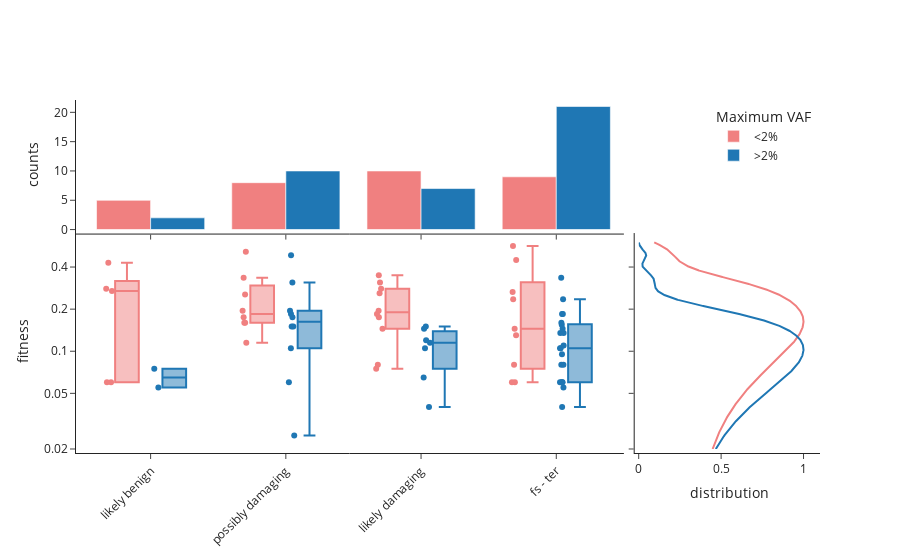

Here is the notebook cell this chart was saved with:
### Code cell
fig = damage.make_damage_plot_dist(lbc)
fig.show()
fig.write_image(path + 'damage_analysis_dist.png', scale=10)
fig.write_image(path + 'damage_analysis_dist.svg')

### Figure 1 — Plotly figure (JSON) as saved in the notebook; plotly's stock layout.template omitted (floating-point values rounded to 4 significant figures; data arrays with more than 128 entries replaced by an {"elided": "..."} marker saying what was removed)
{"data": [{"marker": {"color": "lightcoral"}, "name": "<2%", "showlegend": true, "type": "histogram", "x": ["likely benign", "likely benign", "likely benign", "likely benign", "likely benign", "possibly damaging", "possibly damaging", "possibly damaging", "possibly damaging", "possibly damaging", "possibly damaging", "possibly damaging", "possibly damaging", "likely damaging", "likely damaging", "likely damaging", "likely damaging", "likely damaging", "likely damaging", "likely damaging", "likely damaging", "likely damaging", "likely damaging", "fs - ter", "fs - ter", "fs - ter", "fs - ter", "fs - ter", "fs - ter", "fs - ter", "fs - ter", "fs - ter"], "xaxis": "x", "y": [0.06, 0.28, 0.27, 0.43, 0.06, 0.515, 0.16, 0.115, 0.175, 0.195, 0.16, 0.255, 0.335, 0.185, 0.28, 0.175, 0.35, 0.31, 0.08, 0.075, 0.26, 0.145, 0.195, 0.565, 0.235, 0.08, 0.13, 0.145, 0.06, 0.06, 0.45, 0.265], "yaxis": "y"}, {"boxpoints": "all", "marker": {"color": "lightcoral"}, "showlegend": false, "type": "box", "x": ["likely benign", "likely benign", "likely benign", "likely benign", "likely benign", "possibly damaging", "possibly damaging", "possibly damaging", "possibly damaging", "possibly damaging", "possibly damaging", "possibly damaging", "possibly damaging", "likely damaging", "likely damaging", "likely damaging", "likely damaging", "likely damaging", "likely damaging", "likely damaging", "likely damaging", "likely damaging", "likely damaging", "fs - ter", "fs - ter", "fs - ter", "fs - ter", "fs - ter", "fs - ter", "fs - ter", "fs - ter", "fs - ter"], "xaxis": "x3", "y": [0.06, 0.28, 0.27, 0.43, 0.06, 0.515, 0.16, 0.115, 0.175, 0.195, 0.16, 0.255, 0.335, 0.185, 0.28, 0.175, 0.35, 0.31, 0.08, 0.075, 0.26, 0.145, 0.195, 0.565, 0.235, 0.08, 0.13, 0.145, 0.06, 0.06, 0.45, 0.265], "yaxis": "y3"}, {"marker": {"color": "lightcoral"}, "showlegend": false, "type": "scatter", "x": {"elided": "1000 float values"}, "xaxis": "x4", "y": {"elided": "1000 float values"}, "yaxis": "y4"}, {"marker": {"color": "#1F77B4"}, "name": ">2%", "showlegend": true, "type": "histogram", "x": ["likely benign", "likely benign", "possibly damaging", "possibly damaging", "possibly damaging", "possibly damaging", "possibly damaging", "possibly damaging", "possibly damaging", "possibly damaging", "possibly damaging", "possibly damaging", "likely damaging", "likely damaging", "likely damaging", "likely damaging", "likely damaging", "likely damaging", "likely damaging", "fs - ter", "fs - ter", "fs - ter", "fs - ter", "fs - ter", "fs - ter", "fs - ter", "fs - ter", "fs - ter", "fs - ter", "fs - ter", "fs - ter", "fs - ter", "fs - ter", "fs - ter", "fs - ter", "fs - ter", "fs - ter", "fs - ter", "fs - ter", "fs - ter"], "xaxis": "x", "y": [0.075, 0.055, 0.15, 0.485, 0.195, 0.31, 0.105, 0.15, 0.025, 0.175, 0.185, 0.06, 0.105, 0.15, 0.065, 0.04, 0.12, 0.145, 0.115, 0.095, 0.08, 0.055, 0.06, 0.235, 0.08, 0.155, 0.105, 0.16, 0.135, 0.335, 0.06, 0.06, 0.06, 0.105, 0.135, 0.145, 0.185, 0.04, 0.185, 0.11], "yaxis": "y"}, {"boxpoints": "all", "marker": {"color": "#1F77B4"}, "showlegend": false, "type": "box", "x": ["likely benign", "likely benign", "possibly damaging", "possibly damaging", "possibly damaging", "possibly damaging", "possibly damaging", "possibly damaging", "possibly damaging", "possibly damaging", "possibly damaging", "possibly damaging", "likely damaging", "likely damaging", "likely damaging", "likely damaging", "likely damaging", "likely damaging", "likely damaging", "fs - ter", "fs - ter", "fs - ter", "fs - ter", "fs - ter", "fs - ter", "fs - ter", "fs - ter", "fs - ter", "fs - ter", "fs - ter", "fs - ter", "fs - ter", "fs - ter", "fs - ter", "fs - ter", "fs - ter", "fs - ter", "fs - ter", "fs - ter", "fs - ter"], "xaxis": "x3", "y": [0.075, 0.055, 0.15, 0.485, 0.195, 0.31, 0.105, 0.15, 0.025, 0.175, 0.185, 0.06, 0.105, 0.15, 0.065, 0.04, 0.12, 0.145, 0.115, 0.095, 0.08, 0.055, 0.06, 0.235, 0.08, 0.155, 0.105, 0.16, 0.135, 0.335, 0.06, 0.06, 0.06, 0.105, 0.135, 0.145, 0.185, 0.04, 0.185, 0.11], "yaxis": "y3"}, {"marker": {"color": "#1F77B4"}, "showlegend": false, "type": "scatter", "x": {"elided": "1000 float values"}, "xaxis": "x4", "y": {"elided": "1000 float values"}, "yaxis": "y4"}], "layout": {"boxgroupgap": 0.5, "boxmode": "group", "legend": {"title": {"text": "Maximum VAF"}, "x": 0.99, "xanchor": "right", "y": 0.99, "yanchor": "top"}, "margin": {"pad": 4}, "xaxis": {"anchor": "y", "domain": [0, 0.735], "matches": "x3", "showticklabels": false}, "xaxis2": {"anchor": "y2", "domain": [0.755, 1.0], "matches": "x4", "showticklabels": false}, "xaxis3": {"anchor": "y3", "domain": [0, 0.735], "tickangle": -45}, "xaxis4": {"anchor": "y4", "domain": [0.755, 1.0], "range": [0, 1.1], "tickvals": [0, 0.5, 1], "title": {"text": "distribution"}}, "yaxis": {"anchor": "x", "domain": [0.6288, 1], "title": {"text": "counts"}}, "yaxis2": {"anchor": "x2", "domain": [0.6288, 1], "matches": "y", "showticklabels": false}, "yaxis3": {"anchor": "x3", "domain": [0, 0.6188], "range": [-1.699, -0.1549], "tickvals": [0.02, 0.05, 0.1, 0.2, 0.4], "title": {"text": "fitness"}, "type": "log"}, "yaxis4": {"anchor": "x4", "domain": [0, 0.6188], "matches": "y3", "range": [-1.699, -0.1549], "showticklabels": false, "tickvals": [0.02, 0.05, 0.1, 0.2, 0.4], "type": "log"}}}
